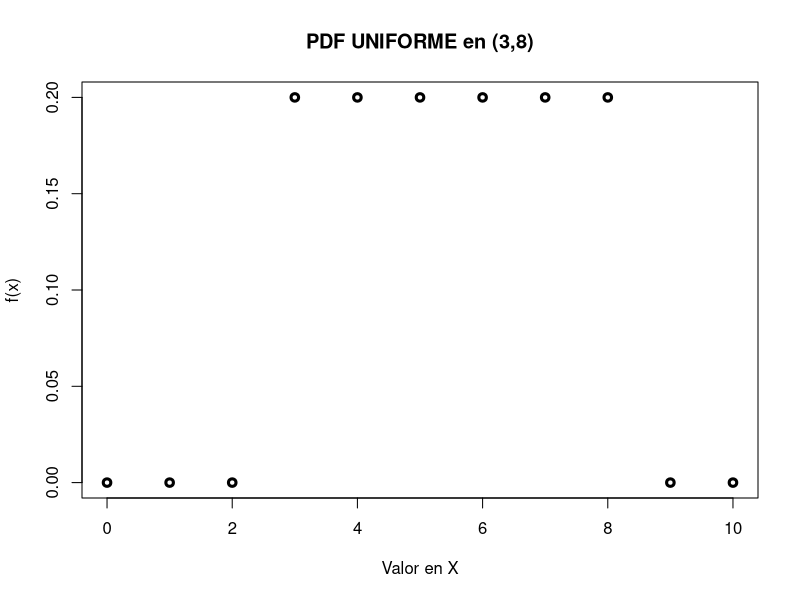
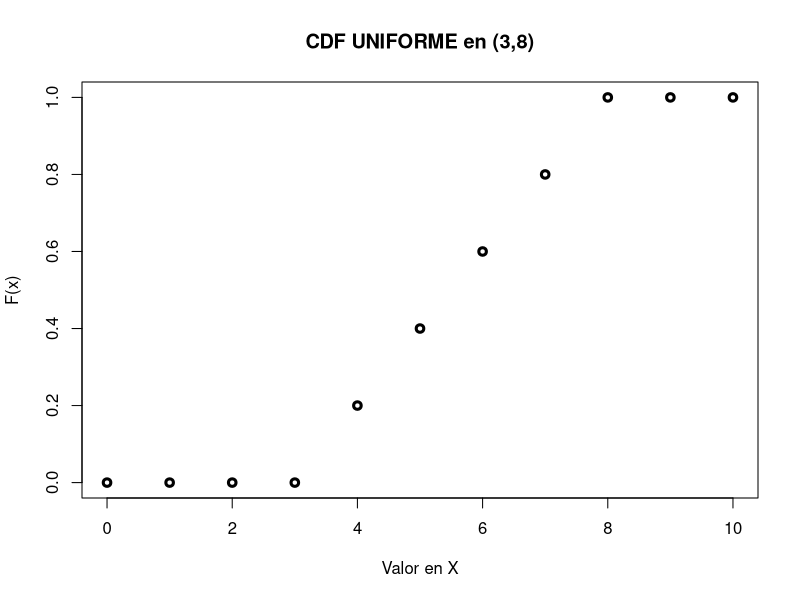
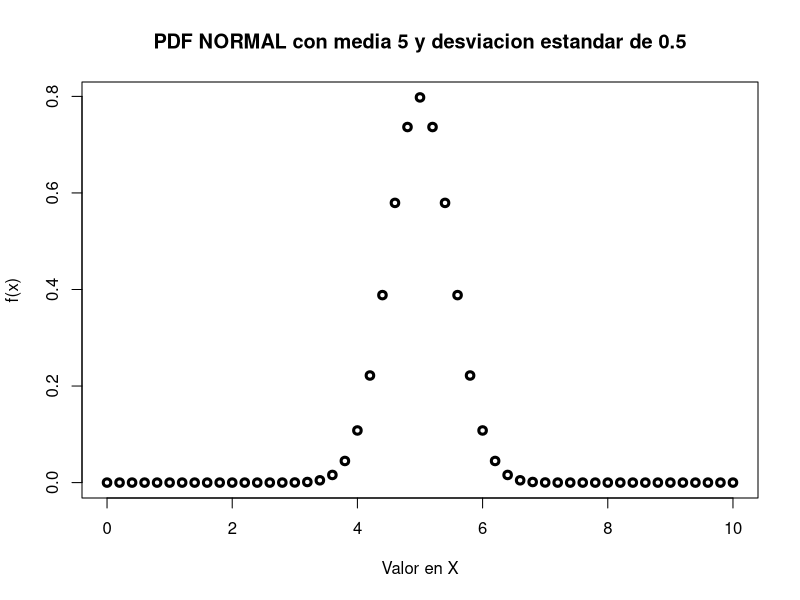
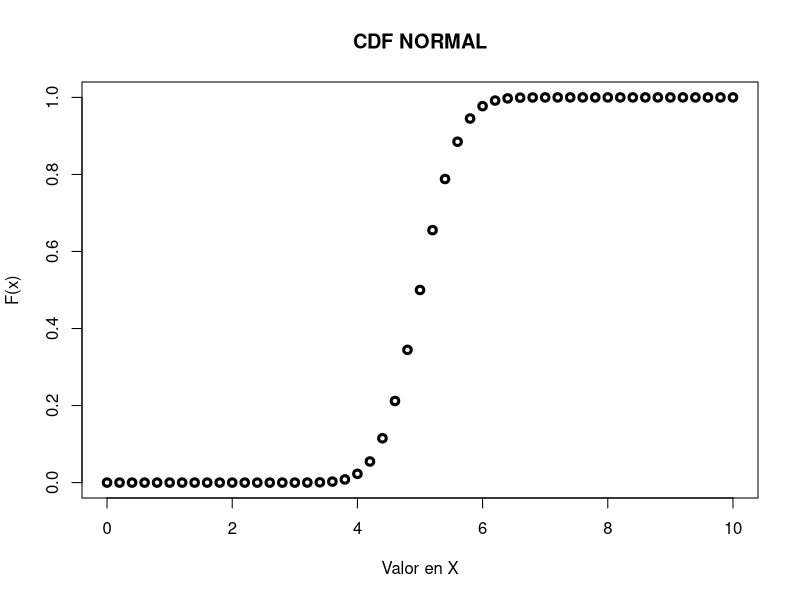
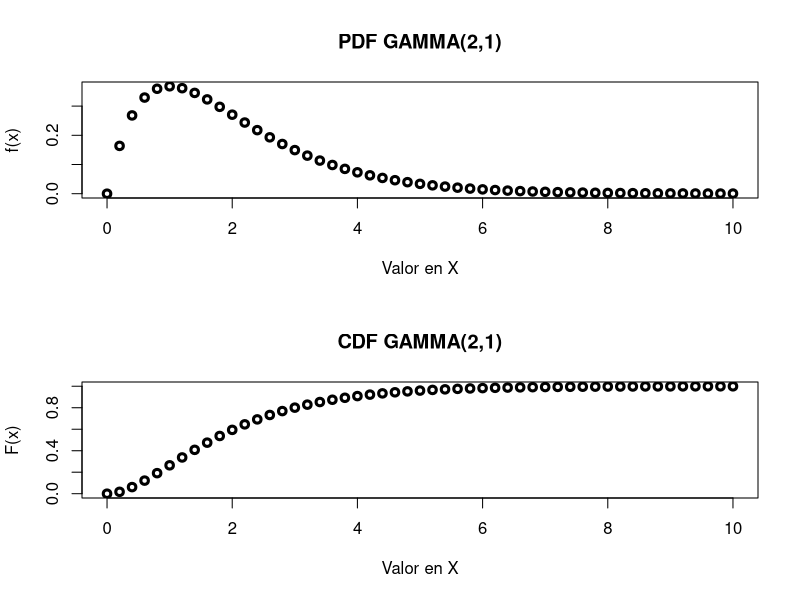
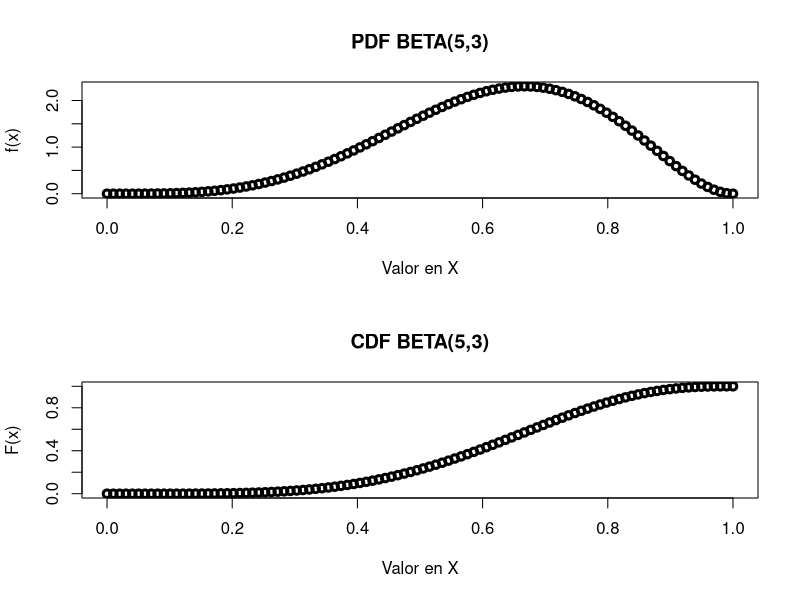

Recreate these plots in R, in order.
## ---- chunk 1
a_ <- 3
b_ <- 8
plot(0:10,dunif(0:10,a_,b_),
     main = "PDF UNIFORME en (3,8)",
     xlab = "Valor en X",
     ylab = "f(x)",
     lty=2, lwd=3)
## ---- chunk 2
for (i in 0:10){
  cat("f(",i,") =",dunif(i,a_,b_),"\n")
}
## ---- chunk 3
for (i in 0:10){
  cat("P(X <",i,") =",punif(i,a_,b_),"\n")
}

for (i in 0:10){
  cat("P(X >",i,") =",punif(i,a_,b_,lower.tail = FALSE),"\n")
}

for (i in 0:10){
  cat("P(",i,"<","X <",i+1,") =",punif(i+1,a_,b_)-punif(i,a_,b_),"\n")
}

## ---- chunk 4
plot(0:10,punif(0:10,a_,b_),
     main = "CDF UNIFORME en (3,8)",xlab = "Valor en X",ylab = "F(x)",lty=2, lwd=3)
## ---- chunk 5
mu_ <- 5
sd_ <- 0.5
plot(seq(from = 0, to = 10, by=0.2),dnorm(seq(from = 0, to = 10, by=0.2) ,mu_,sd_),
     main = "PDF NORMAL con media 5 y desviacion estandar de 0.5",
     xlab = "Valor en X",
     ylab = "f(x)",
     lty=2, lwd=3)
## ---- chunk 6
test_norm <- c(3.5,4,4.6,4.9)
for (i in test_norm){
  cat("f(",i,") =",dnorm(i,mu_,sd_),"\n")
}
## ---- chunk 7
for (i in 2:8){
  cat("P(X <",i,") =",pnorm(i,mu_,sd_),"\n")
}

for (i in 0:5){
  cat("P(X >",i,") =",pnorm(i,mu_,sd_,lower.tail = FALSE),"\n")
}

for (i in 3:7){
  cat("P(",i,"<","X <",i+1,") =",pnorm(i+1,mu_,sd_)-pnorm(i,mu_,sd_),"\n")
}

## ---- chunk 8
plot(seq(from = 0, to = 10, by=0.2),pnorm(seq(from = 0, to = 10, by=0.2),mu_,sd_),
     main = "CDF NORMAL",xlab = "Valor en X",ylab = "F(x)",lty=2, lwd=3)
## ---- chunk 9
for (i in 1:6){
  cat("Gamma(",i,")=",gamma(i),"\n")
}
## ---- chunk 10
alpha_ = 2
beta_ = 1
for (i in 0:10){
  cat("f(",i,") =",dgamma(i,alpha_,beta_),"\n")
}
## ---- chunk 11
par(mfrow=c(2,1))
plot(seq(from = 0, to = 10, by=0.2),
     dgamma(seq(from = 0, to = 10, by=0.2),alpha_,beta_),
     main = "PDF GAMMA(2,1)",xlab = "Valor en X",ylab = "f(x)",lty=2, lwd=3)
plot(seq(from = 0, to = 10, by=0.2),
     pgamma(seq(from = 0, to = 10, by=0.2),alpha_,beta_),
     main = "CDF GAMMA(2,1)",xlab = "Valor en X",ylab = "F(x)",lty=2, lwd=3)
## ---- chunk 12

for (i in 0:8){
  cat("P(X <",i,") =",pgamma(i,alpha_,beta_),"\n")
}

for (i in 4:8){
  cat("P(X >",i,") =",pgamma(i,alpha_,beta_,lower.tail = FALSE),"\n")
}

for (i in 3:10){
  cat("P(",i,"<","X <",i+1,") =",pgamma(i+1,alpha_,beta_)-pgamma(i,alpha_,beta_),"\n")
}
## ---- chunk 13
alpha_ = 5
beta_ = 3
for (i in seq(0,1,length=10)){
  cat("f(",i,") =",dbeta(i,alpha_,beta_),"\n")
}
## ---- chunk 14
par(mfrow=c(2,1))
plot(seq(0,1,length=100),
     dbeta(seq(0,1,length=100),alpha_,beta_),
     main = "PDF BETA(5,3)",xlab = "Valor en X",ylab = "f(x)",lty=2, lwd=3)
plot(seq(0,1,length=100),
     pbeta(seq(0,1,length=100),alpha_,beta_),
     main = "CDF BETA(5,3)",xlab = "Valor en X",ylab = "F(x)",lty=2, lwd=3)
## ---- chunk 15

for (i in seq(0,1,by=0.2)){
  cat("P(X <",i,") =",pbeta(i,alpha_,beta_),"\n")
}

for (i in seq(0.4,0.8,by=0.1)){
  cat("P(X >",i,") =",pbeta(i,alpha_,beta_,lower.tail = FALSE),"\n")
}

for (i in seq(0.4,0.8,by=0.1)){
  cat("P(",i,"<","X <",i+1,") =",pbeta(i+0.1,alpha_,beta_)-pbeta(i,alpha_,beta_),"\n")
}
